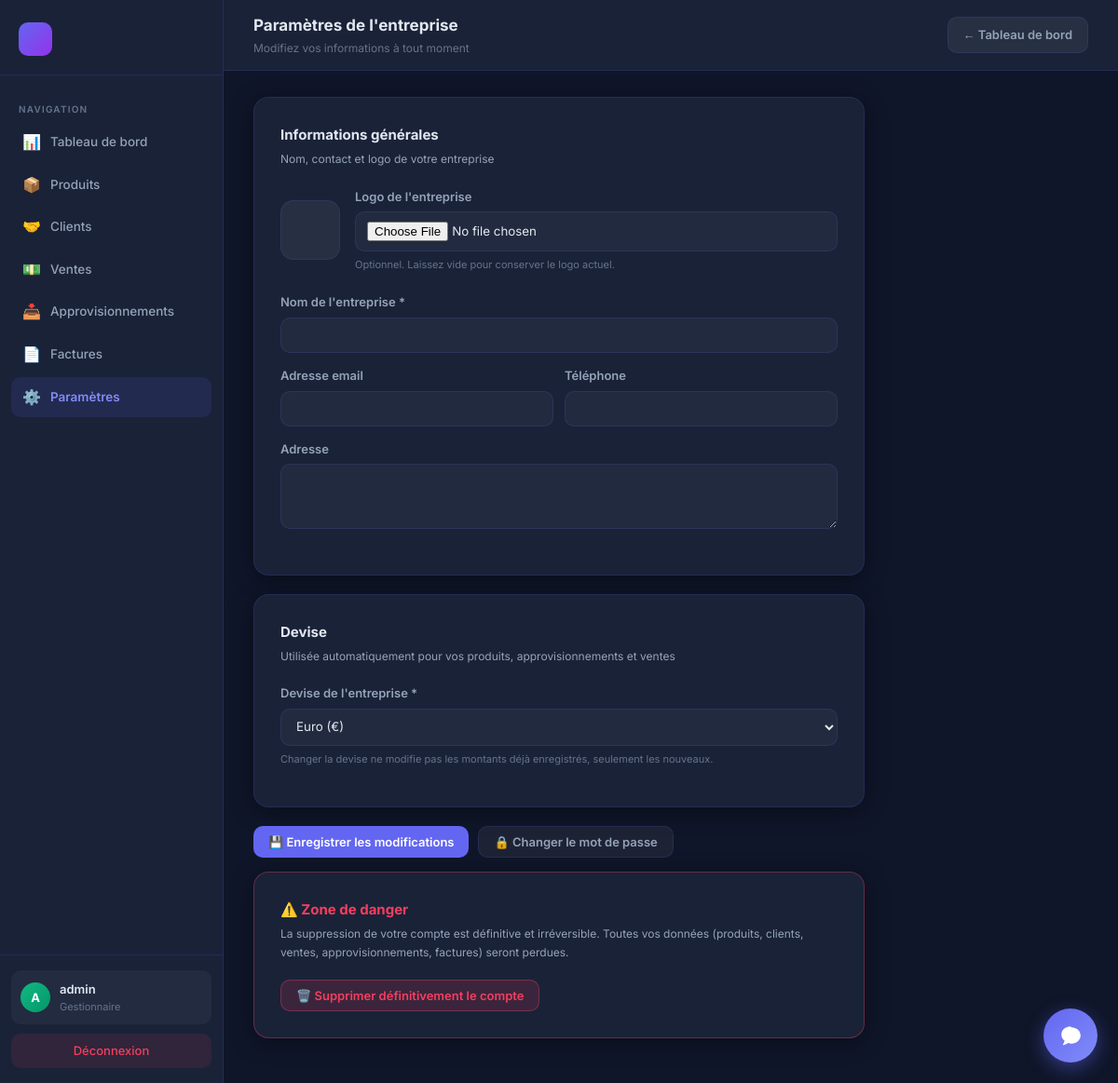
The page /company-settings/ (signed in) on the database its author committed.
### InvoiceApp/models.py (models this page shows, shortened)
class User(AbstractUser):
    logo = models.ImageField(upload_to="company_logos/", blank=True, null=True, verbose_name="Logo de l'entreprise")
    company_name = models.CharField(max_length=255, verbose_name="Nom de l'entreprise")
    company_email = models.EmailField(blank=True, null=True,verbose_name="Adresse email")
    phone = models.CharField(max_length=20, blank=True, verbose_name="Téléphone")
    address = models.TextField(blank=True, verbose_name="Adresse")
    add_date = models.DateTimeField(auto_now_add=True, verbose_name="Date d'inscription",blank=True, null=True,)
    default_currency = models.CharField(max_length=3, choices=CURRENCY_CHOICES, default='EUR', verbose_name="Devise de l'entreprise")
    agent_login_code = models.CharField(max_length=8, unique=True, blank=True, verbose_name="Code de connexion vendeurs")
    next_invoice_number = models.PositiveIntegerField(default=1, verbose_name="Prochain numéro de facture")
    class Meta:
        verbose_name = "Entreprise"
        verbose_name_plural = "Entreprises"

### InvoiceApp/views/company.py (the view, shortened to what this page needs)
# urls.py: path('company-settings/', invoice_views.company_settings, name='company_settings'),
@require_http_methods(["GET", "POST"])
@login_required
def company_settings(request):
    user = request.user
    if request.method == "GET":
        context = {
            'company_name': user.company_name,
            'company_logo_url': user.logo.url if user.logo else None,
        }
        return render(request, 'company_settings.html', context)

### InvoiceApp/context_processors.py (called while the page is built, shortened)
def subscription_context(request):
    user = getattr(request, 'user', None)
    if not user or not user.is_authenticated:
        return {}
    subscription = getattr(user, 'subscription', None)
    if subscription is None:
        return {}

### InvoiceApp/templates/company_settings.html (shortened to what this page needs)
<!DOCTYPE html>
{% load static %}
<html lang="fr">
<head>
</head>
<body>
<div class="sidebar">
    <div class="sidebar-logo">
        {% if company_logo_url %}
            <img src="{{ company_logo_url }}" alt="Logo" style="width:36px;height:36px;object-fit:contain;border-radius:10px;background:#fff;padding:4px;">
        {% else %}
            <div class="logo-mark">{{ company_name|first|upper }}</div>
        {% endif %}
    </div>
    <nav class="sidebar-nav">
        <div class="nav-section-label">Navigation</div>
        <a href="{% url 'dashboard' %}" class="nav-item"><span class="nav-icon">📊</span> Tableau de bord</a>
        <a href="{% url 'list_products' %}" class="nav-item"><span class="nav-icon">📦</span> Produits</a>
        <a href="{% url 'list_clients' %}" class="nav-item"><span class="nav-icon">🤝</span> Clients</a>
        <a href="{% url 'list_sales' %}" class="nav-item"><span class="nav-icon">💵</span> Ventes</a>
        <a href="{% url 'list_supplies' %}" class="nav-item"><span class="nav-icon">📥</span> Approvisionnements</a>
        <a href="{% url 'list_invoices' %}" class="nav-item"><span class="nav-icon">📄</span> Factures</a>
        <a href="{% url 'company_settings' %}" class="nav-item active"><span class="nav-icon">⚙️</span> Paramètres</a>
    </nav>
    <div class="sidebar-footer">
        <div class="user-block">
            <div class="user-avatar">{{ request.user.first_name|default:request.user.username|slice:':1'|upper }}</div>
            <div>
                <div class="user-name">{{ request.user.get_full_name|default:request.user.username }}</div>
                <div class="user-role">Gestionnaire</div>
            </div>
        </div>
        <a href="{% url 'logout' %}" class="logout-btn">Déconnexion</a>
    </div>
</div>
<div class="main">
    <div class="topbar">
        <div>
            <div class="topbar-title">Paramètres de l'entreprise</div>
            <div class="topbar-sub">Modifiez vos informations à tout moment</div>
        </div>
        <div class="topbar-actions">
            <a href="{% url 'dashboard' %}" class="btn btn-ghost">← Tableau de bord</a>
        </div>
    </div>
    <div class="content">
        <form id="settingsForm" enctype="multipart/form-data">
            <div class="settings-card">
                <h3>Informations générales</h3>
                <div class="settings-sub">Nom, contact et logo de votre entreprise</div>
                <div class="logo-row">
                    {% if company_logo_url %}
                        <img src="{{ company_logo_url }}" alt="Logo actuel" class="logo-preview" id="logoPreview" style="object-fit:contain;">
                    {% else %}
                        <div class="logo-preview" id="logoPreview">{{ company_name|first|upper }}</div>
                    {% endif %}
                    <div style="flex:1;">
                        <label for="logo" class="form-label">Logo de l'entreprise</label>
                        <input type="file" class="form-control" id="logo" name="logo" accept="image/*">
                        <p class="info-text">Optionnel. Laissez vide pour conserver le logo actuel.</p>
                    </div>
                </div>
                <div class="mb-3">
                    <label for="company_name" class="form-label">Nom de l'entreprise *</label>
                    <input type="text" class="form-control" id="company_name" name="company_name" value="{{ request.user.company_name }}" required>
                </div>
                <div class="row">
                    <div class="col-md-6">
                        <div class="mb-3">
                            <label for="company_email" class="form-label">Adresse email</label>
                            <input type="email" class="form-control" id="company_email" name="company_email" value="{{ request.user.company_email|default:'' }}">
                        </div>
                    </div>
                    <div class="col-md-6">
                        <div class="mb-3">
                            <label for="phone" class="form-label">Téléphone</label>
                            <input type="tel" class="form-control" id="phone" name="phone" value="{{ request.user.phone|default:'' }}">
                        </div>
                    </div>
                </div>
                <div class="mb-3">
                    <label for="address" class="form-label">Adresse</label>
                    <textarea class="form-control" id="address" name="address" rows="3">{{ request.user.address|default:'' }}</textarea>
                </div>
            </div>
            <div class="settings-card">
                <h3>Devise</h3>
                <div class="settings-sub">Utilisée automatiquement pour vos produits, approvisionnements et ventes</div>
                <div class="mb-3">
                    <label for="default_currency" class="form-label">Devise de l'entreprise *</label>
                    <select class="form-select" id="default_currency" name="default_currency" required>
                        <option value="EUR" {% if request.user.default_currency == 'EUR' %}selected{% endif %}>Euro (€)</option>
                    </select>
                    <p class="info-text">Changer la devise ne modifie pas les montants déjà enregistrés, seulement les nouveaux.</p>
                </div>
            </div>
            <div class="d-flex">
                <button type="submit" class="btn btn-primary">💾 Enregistrer les modifications</button>
                <button type="button" class="btn btn-ghost" onclick="openPasswordModal()">🔒 Changer le mot de passe</button>
            </div>
        </form>
        <div class="settings-card danger-zone">
            <h3>⚠️ Zone de danger</h3>
            <div class="settings-sub">La suppression de votre compte est définitive et irréversible. Toutes vos données (produits, clients, ventes, approvisionnements, factures) seront perdues.</div>
            <button type="button" class="btn btn-danger" onclick="openDeleteModal()">🗑️ Supprimer définitivement le compte</button>
        </div>
    </div>
</div>
</body>
</html>

### rows shown on the page
User: user.first_name "A", user.get_full_name "admin", default_currency "Euro (€)"
